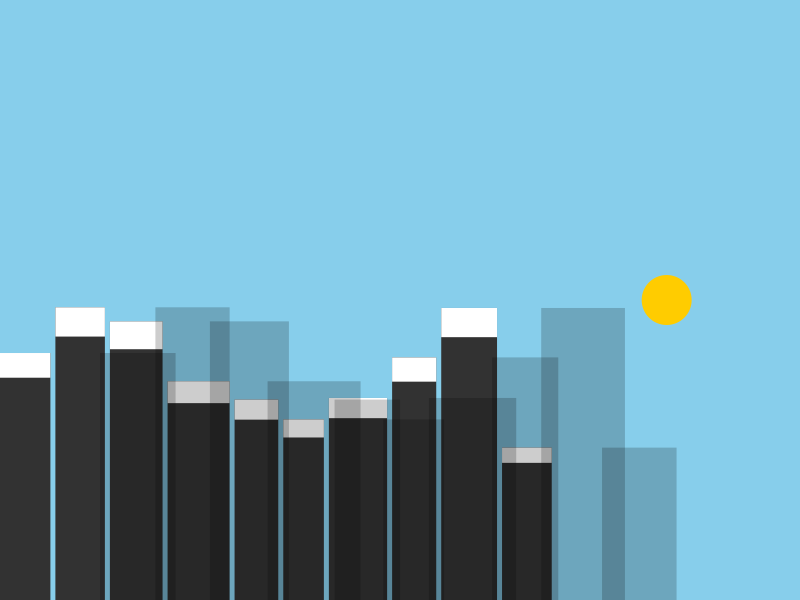
Frame 1 (no input)
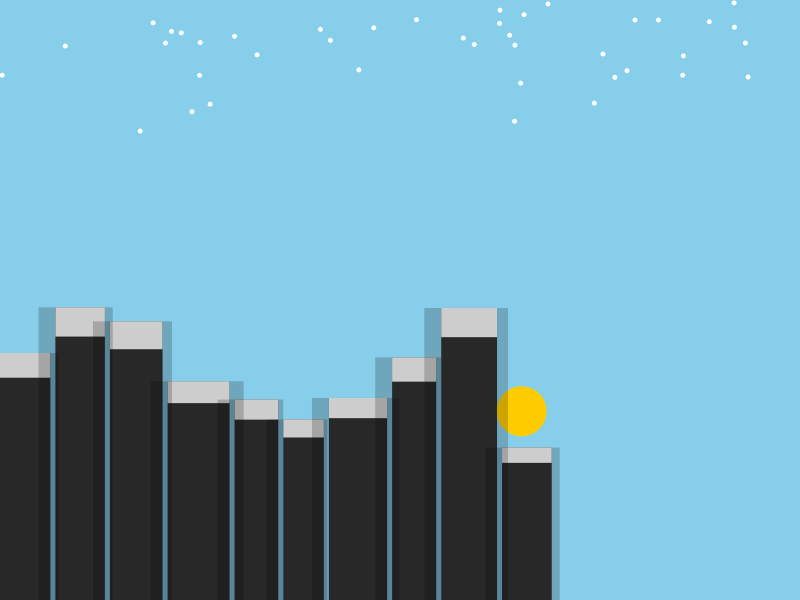
Frame 60 (the mouse pressed at the canvas centre just before this capture)
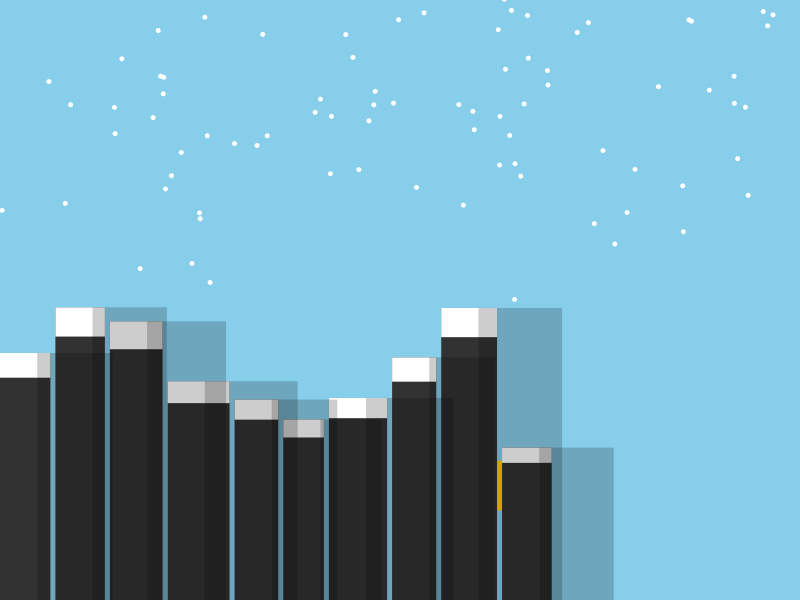
Frame 120 (the mouse held since frame 60 and released just before this capture)

The Processing sketch that drew these frames (run headless with seeded random() and noise(); from frame 60 on, the mouse is pressed at the canvas centre):

// Processing sketch: Muhammad_Ansari
// ── Muhammad_Ansari.pde
int numBuildings = 10; // Number of buildings in the skyline
float[] buildingHeights = new float[numBuildings]; // Heights of buildings
float[] buildingWidths = new float[numBuildings]; // Widths of buildings
float timeAngle = 0; // Angle for the sun movement
float mouseInfluence = 0; // Factor for mouse interaction
ArrayList<Snowflake> snowflakes = new ArrayList<Snowflake>(); // Snowflakes

void setup() {
  size(800, 600);
  noStroke();
  // Generate random building heights and widths
  for (int i = 0; i < numBuildings; i++) {
    buildingHeights[i] = random(height / 4, height / 2);
    buildingWidths[i] = random(width / 20, width / 10);
  }
  // Initialize snowflakes
  for (int i = 0; i < 200; i++) {
    snowflakes.add(new Snowflake());
  }
}

void draw() {
  background(135, 206, 235); // Sky blue
  drawSun();
  drawSkyline();
  drawShadows();
  drawSnow();

  // Update sun position
  timeAngle += 0.01;
  if (timeAngle > TWO_PI) timeAngle = 0;

  // Update mouse influence
  mouseInfluence = map(mouseX, 0, width, -100, 100);
}

void drawSkyline() {
  float xPos = 0;
  for (int i = 0; i < numBuildings; i++) {
    // Draw building base
    fill(50);
    rect(xPos, height - buildingHeights[i], buildingWidths[i], buildingHeights[i]);
    // Draw snow cap
    fill(255);
    rect(xPos, height - buildingHeights[i], buildingWidths[i], buildingHeights[i] / 10);
    xPos += buildingWidths[i] + 5; // Space between buildings
  }
}

void drawShadows() {
  fill(0, 0, 0, 50); // Transparent black for shadows
  float xPos = 0;
  float shadowOffset = map(cos(timeAngle), -1, 1, -100, 100) + mouseInfluence; // Shadows move back and forth and react to mouse
  for (int i = 0; i < numBuildings; i++) {
    float shadowWidth = buildingWidths[i] * 1.5;
    rect(xPos + shadowOffset, height, shadowWidth, -buildingHeights[i]);
    xPos += buildingWidths[i] + 5; // Space between shadows
  }
}

void drawSun() {
  float sunX = width / 2 + cos(timeAngle) * width / 3 + mouseInfluence;
  float sunY = height / 2 + sin(timeAngle) * height / 3;
  fill(255, 204, 0); // Sun yellow
  ellipse(sunX, sunY, 50, 50);
}

void drawSnow() {
  for (Snowflake flake : snowflakes) {
    flake.update();
    flake.display();
  }
}

class Snowflake {
  float x, y, speed;

  Snowflake() {
    x = random(width);
    y = random(-height, 0);
    speed = random(1, 3);
  }

  void update() {
    y += speed;
    if (y > height) {
      y = random(-height, 0);
      x = random(width);
    }
  }

  void display() {
    fill(255);
    ellipse(x, y, 5, 5);
  }
}
